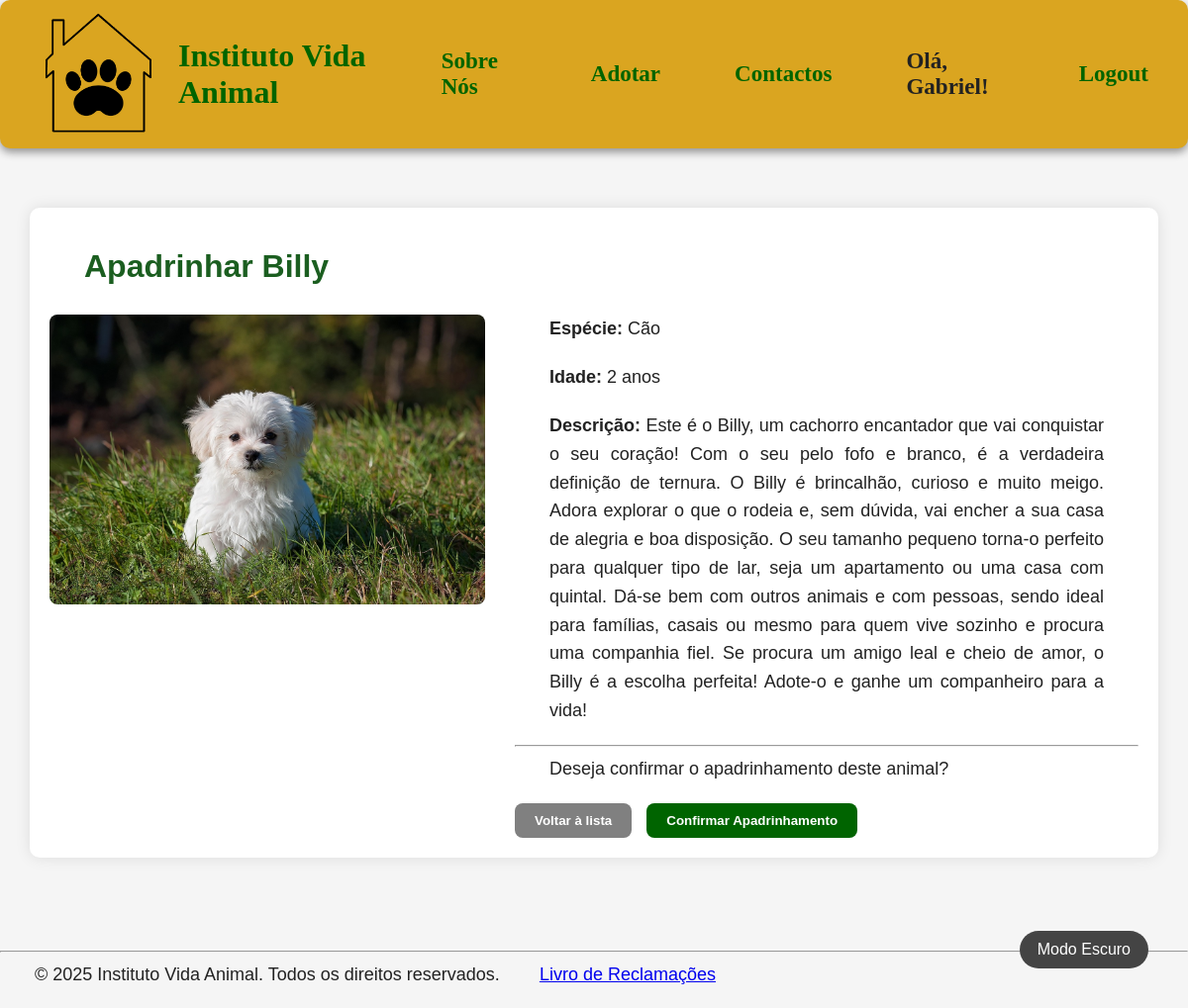
The app's page /apadrinhar/14/ (signed in), older data.
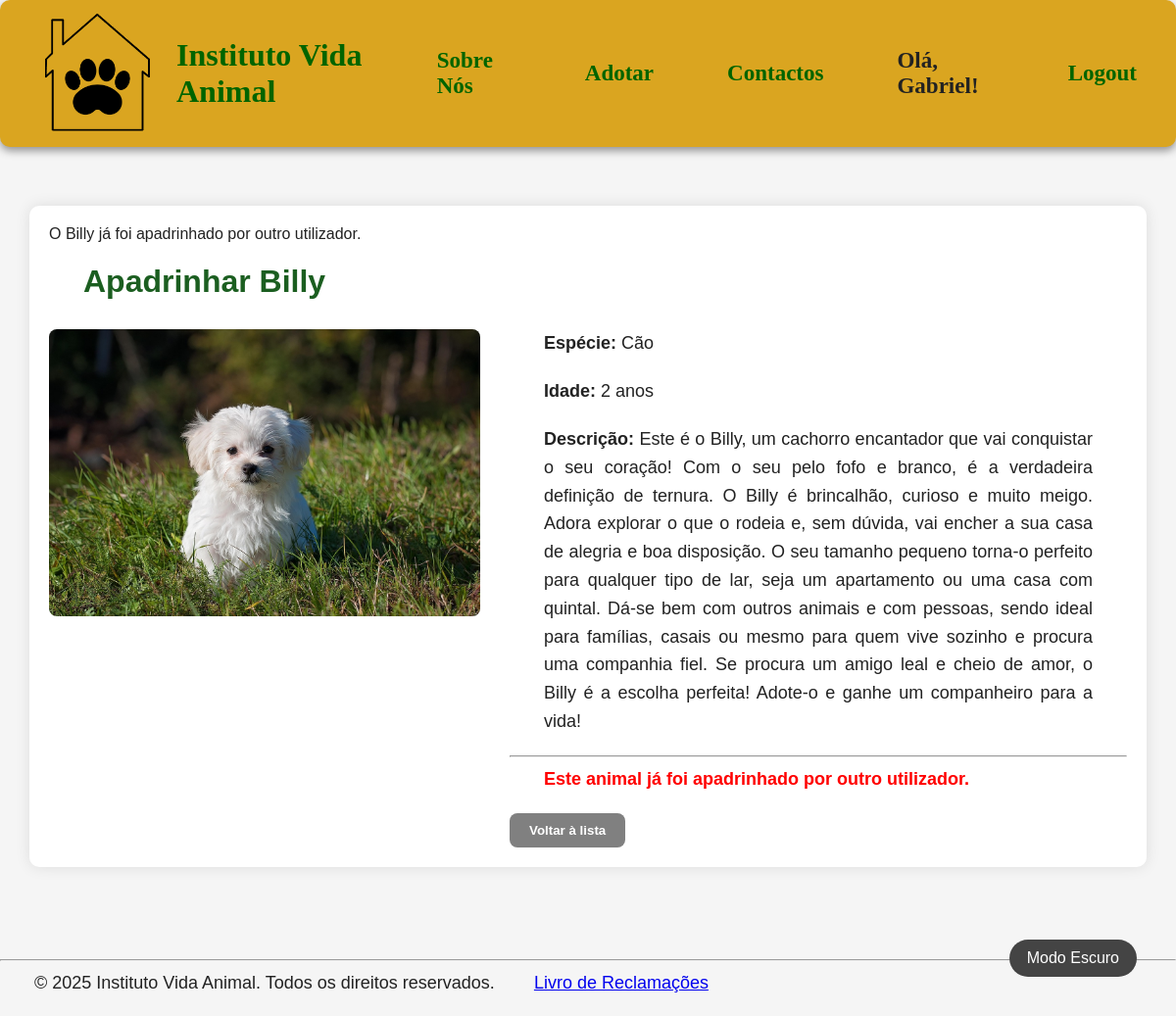
The same page, newer data.
### app_adocao/views.py (the view)
# urls.py: path('apadrinhar/<int:animal_id>/', views.apadrinhar, name='apadrinhar'),
@login_required
def apadrinhar(request, animal_id):
    animal = get_object_or_404(Animal, id=animal_id)
    if animal.padrinho and animal.padrinho != request.user:
        messages.warning(request, f"O {animal.nome} já foi apadrinhado por outro utilizador.")
        return render(request, 'site/apadrinhar.html', {'animal': animal})
    if request.method == "POST" and "cancelar" in request.POST:
        if animal.padrinho == request.user:
            animal.padrinho = None
            animal.save()
            messages.success(request, f"Apadrinhamento de {animal.nome} cancelado.")
        return render(request, 'site/apadrinhar.html', {'animal': animal})
    if request.method == "POST" and not animal.padrinho:
        animal.padrinho = request.user
        animal.save()
        messages.success(request, f"Parabéns! Agora é o padrinho/madrinha de {animal.nome}.")
        return render(request, 'site/apadrinhar.html', {'animal': animal})
    return render(request, 'site/apadrinhar.html', {'animal': animal})

### app_adocao/templates/site/apadrinhar.html (shortened to what this page needs)
<!DOCTYPE html>
<html lang="pt">
    <head>
        {% load static %}
        <link rel="stylesheet" href="{% static 'css/style.css' %}">
        <link rel="stylesheet" href="{% static 'css/animais.css' %}">
        <link rel="stylesheet" href="{% static 'css/modoEscuro.css' %}">
    </head>
    <body>
        <header class="cabecalho">
            <div class="esquerda">
                <img src="{% static 'imagens/logo.png' %}" alt="Logo do Instituto Vida Animal" class="logo">
                <a class="home" href="/">Instituto Vida Animal</a>
            </div>
            <nav>
                <a href="../../sobreNos">Sobre Nós</a>
                <a href="../../adotar">Adotar</a>
                <a href="../../contactos">Contactos</a>
                {% if user.is_authenticated %}
                    <span>Olá, {{ user.username }}!</span>
                    <a href="{% url 'logout' %}">Logout</a>
                {% else %}
                    <a href="{% url 'sign_in' %}">Login</a>
                {% endif %}
            </nav>
        </header>
        <button id="darkModeToggle">Modo Escuro</button>
        <main>
            {% if messages %}
                <div class="messages">
                    {% for message in messages %}
                        <div class="{{ message.tags }}">{{ message }}</div>
                    {% endfor %}
                </div>
            {% endif %}
            <h1>Apadrinhar {{ animal.nome }}</h1>
            <div class="animal-detalhes">
                <img src="{{ animal.imagem.url }}" alt="{{ animal.nome }}">
                <div class="animal-info">
                    <p><strong>Espécie:</strong> {{ animal.get_especie_display }}</p>
                    <p><strong>Idade:</strong> {{ animal.idade }} anos</p>
                    <p><strong>Descrição:</strong> {{ animal.descricao }}</p>
                    <hr>
                    {% if not animal.padrinho %}
                        <form method="post">
                            <p>Deseja confirmar o apadrinhamento deste animal?</p>
                            <div class="botoes">
                                <a href="{% url 'adotar' %}">
                                    <button type="button" class="btn-voltar">Voltar à lista</button>
                                </a>
                                <button type="submit" class="btn-verde">Confirmar Apadrinhamento</button>
                            </div>
                        </form>
                    {% else %}
                        <p style="color: red; font-weight: bold;">
                            Este animal já foi apadrinhado por outro utilizador.
                        </p>
                        <div class="botoes">
                            <a href="{% url 'adotar' %}">
                                <button type="button" class="btn-voltar">Voltar à lista</button>
                            </a>
                        </div>
                    {% endif %}
                </div>
            </div>
        </main>
        <br><br>
        <footer>
            <hr>
            <p>
                &copy; 2025 Instituto Vida Animal. Todos os direitos reservados.
                <a class="sign_up" style="margin-left: 35px;"
                   href="https:/www.livroreclamacoes.pt/inicio"
                   rel="noopener noreferrer" target="_blank">
                   Livro de Reclamações
                </a>
            </p>
        </footer>
    </body>
</html>

Row changes from the older to the newer data that the page shows:
changed Animal "Billy": padrinho_id empty → 15 (drawn)
Text that changed along with them:
new list line: "O Billy já foi apadrinhado por outro utilizador."
text no longer shown: "Deseja confirmar o apadrinhamento deste animal? Confirmar Apadrinhamento"
text now shown: "Este animal já foi apadrinhado por outro utilizador."
